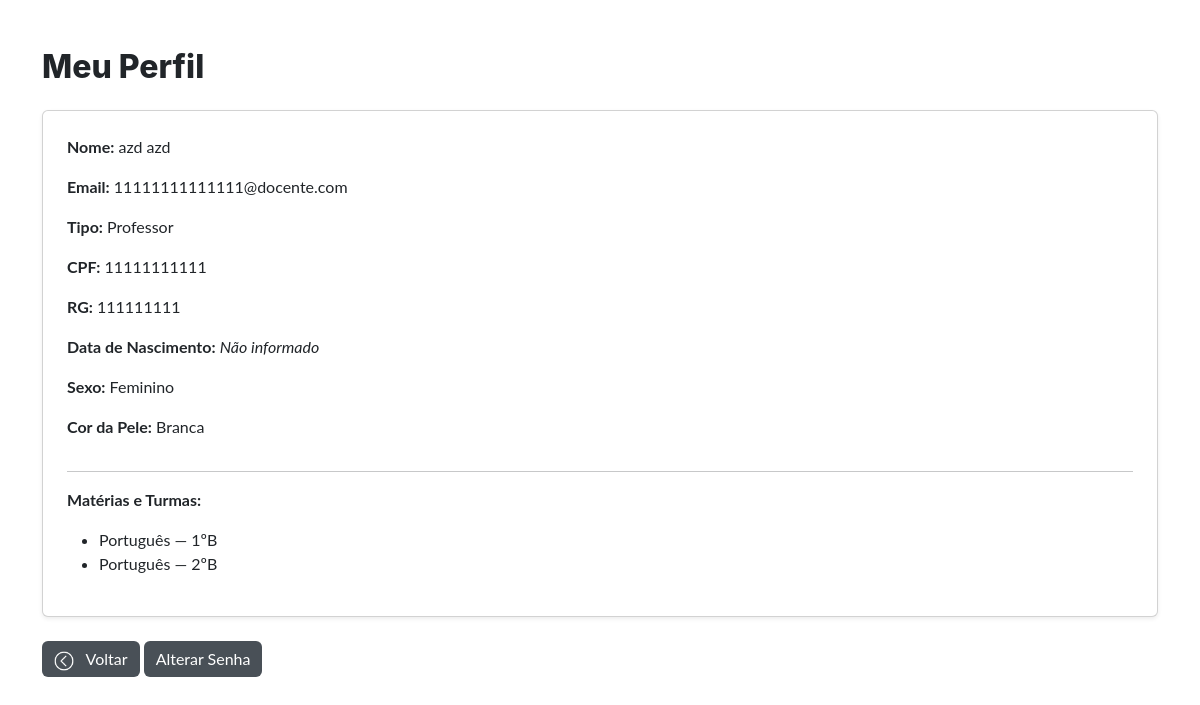
/autenticacao/perfil/ (signed in), run on an earlier commit of the app's database.
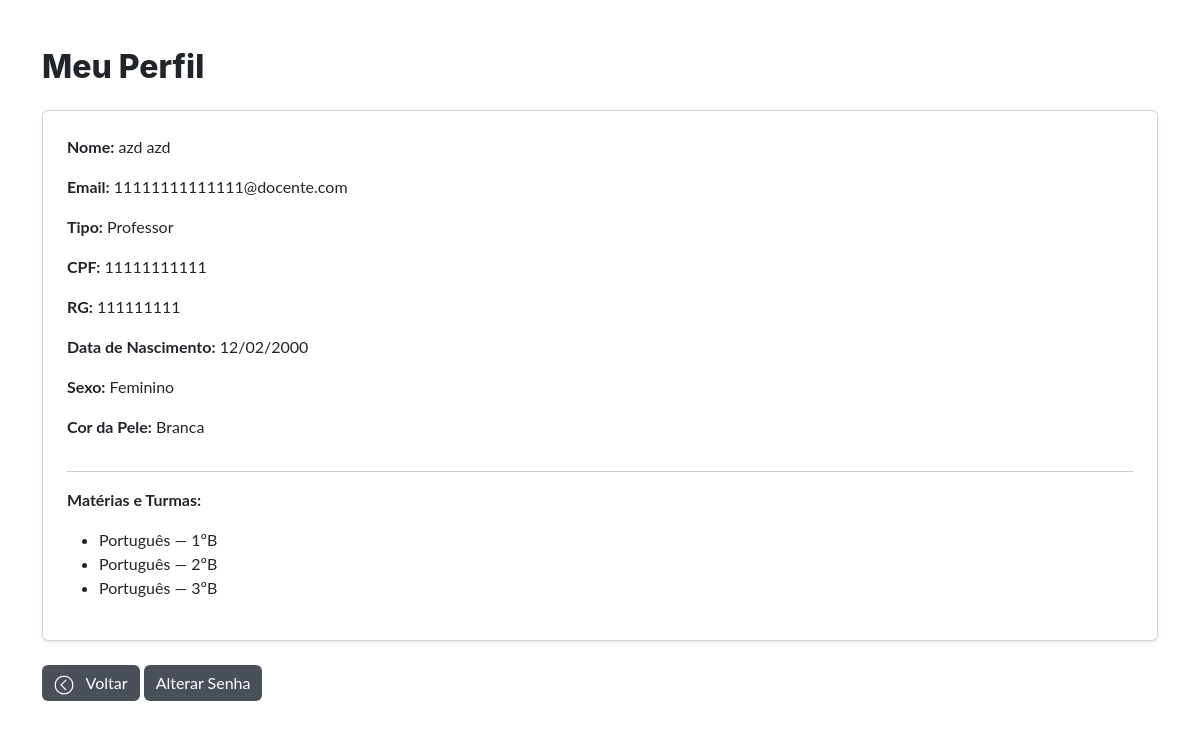
And on a later commit of the database.
### core/models.py (models this page shows, shortened)
class ProfessorMateriaTurma(models.Model):
    professor = models.ForeignKey(CustomUser, on_delete=models.CASCADE, limit_choices_to={'tipo': 'professor'})
    materia = models.ForeignKey(Materia, on_delete=models.CASCADE)
    turma = models.ForeignKey(Turma, on_delete=models.CASCADE)
    class Meta:
        unique_together = ('professor', 'materia', 'turma')

class Materia(models.Model):
    nome = models.CharField(max_length=100)
    professores = models.ManyToManyField(CustomUser, limit_choices_to={'tipo': 'professor'})
    turmas = models.ManyToManyField(Turma)

class Turma(models.Model):
    nome = models.CharField(max_length=50, unique=True)

class CustomUser(AbstractUser):
    TIPO_CHOICES = (
        ('admin', 'Admin'),
        ('professor', 'Professor'),
        ('aluno', 'Aluno'),
    )
    tipo = models.CharField(max_length=10, choices=TIPO_CHOICES, default='admin')
    data_nascimento = models.DateField(null=True, blank=True)
    cpf = models.CharField(max_length=14, unique=True, null=True, blank=True)
    rg = models.CharField(max_length=12, unique=True, null=True, blank=True)
    SEXO_CHOICES = [
    ('M', 'Masculino'),
    ('F', 'Feminino'),
]
    COR_PELE_CHOICES = [
    ('branca', 'Branca'),
    ('preta', 'Preta'),
    ('parda', 'Parda'),
    ('amarela', 'Amarela'),
    ('indigena', 'Indígena'),
]
    sexo = models.CharField(max_length=1, choices=SEXO_CHOICES, null=True, blank=True)
    cor_pele = models.CharField(max_length=20, choices=COR_PELE_CHOICES, null=True, blank=True)
    senha_temporaria = models.BooleanField(default=False)

### autenticacao/views.py (the view)
# urls.py: path('perfil/', views.ver_perfil, name='ver_perfil'),
@login_required
def ver_perfil(request):
    user = request.user
    turmas = []
    vinculos = []
    if user.tipo == 'aluno':
        turmas = Turma.objects.filter(alunoturma__aluno=user)
    elif user.tipo == 'professor':
        vinculos = ProfessorMateriaTurma.objects.filter(professor=user).select_related('materia', 'turma')
    return render(request, 'perfil/ver_perfil.html', {
        'user': user,
        'turmas': turmas,
        'vinculos': vinculos
    })

### templates/perfil/ver_perfil.html (shortened to what this page needs)
{% extends 'base2.html' %}
{% load static %}
  {% block content %}
    <h2>Meu Perfil</h2>
    <div class="card p-4 shadow-sm mt-4">
      <p><strong>Nome:</strong> {{ user.get_full_name }}</p>
      <p><strong>Email:</strong> {{ user.email }}</p>
      <p><strong>Tipo:</strong> {{ user.get_tipo_display }}</p>
      <p><strong>CPF:</strong> {{ user.cpf }}</p>
      <p><strong>RG:</strong> {{ user.rg }}</p>
      {% if user.data_nascimento %}
        <p><strong>Data de Nascimento:</strong> {{ user.data_nascimento|date:"d/m/Y" }}</p>
      {% else %}
        <p><strong>Data de Nascimento:</strong> <em>Não informado</em></p>
      {% endif %}
      <p><strong>Sexo:</strong> {{ user.get_sexo_display }}</p>
      <p><strong>Cor da Pele:</strong> {{ user.get_cor_pele_display }}</p>
      {% if vinculos %}
        <hr>
        <p><strong>Matérias e Turmas:</strong></p>
        <ul>
          {% for v in vinculos %}
            <li>{{ v.materia.nome }} — {{ v.turma.nome }}</li>
          {% endfor %}
        </ul>
      {% endif %}
      </div>
        {% if user.tipo == 'admin' %}
          <a href="{% url 'admin_dashboard' %}" class="btn btn-secondary mt-4">
            <img src="{%static 'assets/img/voltar.png'%}" width='20px' height='20px' class="me-2">
      Voltar
          </a>
        {% elif user.tipo == 'professor' %}
          <a href="{% url 'professor_dashboard' %}" class="btn btn-secondary mt-4">
            <img src="{%static 'assets/img/voltar.png'%}" width='20px' height='20px' class="me-2">
      Voltar
          </a>
        {% elif user.tipo == 'aluno' %}
          <a href="{% url 'aluno_dashboard' %}" class="btn btn-secondary mt-4">
            <img src="{%static 'assets/img/voltar.png'%}" width='20px' height='20px' class="me-2">
      Voltar
          </a>
        {% endif %}
        {% if user.tipo == 'professor' or user.tipo == 'aluno' %}
        <a href="{% url 'alterar_senha' %}" class="btn btn-secondary mt-4">Alterar Senha</a>
      {% endif %}
  {% endblock content %}

What changed in the data, as far as the page shows it:
changed CustomUser "azd azd": data_nascimento (not shown) → "12/02/2000"
added ProfessorMateriaTurma: materia.nome "Português", turma.nome "3ºB"
Also different on the page:
text no longer shown: "Não informado"
